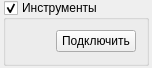
<?xml version="1.0" encoding="UTF-8"?>
<ui version="4.0">
 <class>widgetInstrumentController</class>
 <widget class="QWidget" name="widgetInstrumentController">
  <property name="geometry">
   <rect>
    <x>0</x>
    <y>0</y>
    <width>152</width>
    <height>68</height>
   </rect>
  </property>
  <property name="sizePolicy">
   <sizepolicy hsizetype="Minimum" vsizetype="Minimum">
    <horstretch>0</horstretch>
    <verstretch>0</verstretch>
   </sizepolicy>
  </property>
  <property name="windowTitle">
   <string/>
  </property>
  <layout class="QVBoxLayout" name="verticalLayout_3">
   <property name="leftMargin">
    <number>3</number>
   </property>
   <property name="topMargin">
    <number>0</number>
   </property>
   <property name="rightMargin">
    <number>3</number>
   </property>
   <property name="bottomMargin">
    <number>2</number>
   </property>
   <item>
    <widget class="QGroupBox" name="grpInstruments">
     <property name="enabled">
      <bool>true</bool>
     </property>
     <property name="sizePolicy">
      <sizepolicy hsizetype="Minimum" vsizetype="Minimum">
       <horstretch>0</horstretch>
       <verstretch>0</verstretch>
      </sizepolicy>
     </property>
     <property name="minimumSize">
      <size>
       <width>0</width>
       <height>0</height>
      </size>
     </property>
     <property name="title">
      <string>Инструменты</string>
     </property>
     <property name="checkable">
      <bool>true</bool>
     </property>
     <property name="checked">
      <bool>true</bool>
     </property>
     <layout class="QVBoxLayout" name="verticalLayout_2">
      <item>
       <widget class="QWidget" name="widgetContainer" native="true">
        <layout class="QVBoxLayout" name="layInstruments">
         <property name="spacing">
          <number>0</number>
         </property>
         <property name="leftMargin">
          <number>0</number>
         </property>
         <property name="topMargin">
          <number>0</number>
         </property>
         <property name="rightMargin">
          <number>0</number>
         </property>
         <property name="bottomMargin">
          <number>0</number>
         </property>
         <item>
          <layout class="QHBoxLayout" name="horizontalLayout">
           <property name="rightMargin">
            <number>1</number>
           </property>
           <item>
            <spacer name="horizontalSpacer">
             <property name="orientation">
              <enum>Qt::Horizontal</enum>
             </property>
             <property name="sizeHint" stdset="0">
              <size>
               <width>40</width>
               <height>20</height>
              </size>
             </property>
            </spacer>
           </item>
           <item>
            <widget class="QPushButton" name="btnConnect">
             <property name="text">
              <string>Подключить</string>
             </property>
            </widget>
           </item>
          </layout>
         </item>
        </layout>
       </widget>
      </item>
     </layout>
    </widget>
   </item>
  </layout>
 </widget>
 <resources/>
 <connections/>
</ui>
